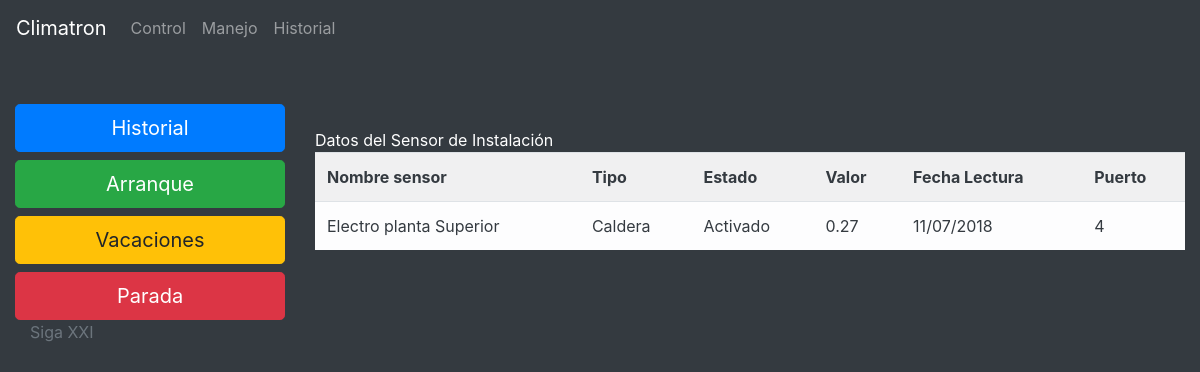
The app's page /sensor_instalacion_detalle/1/ with its own data.
### clima/models.py (models this page shows, shortened)
class sensor_instalacion(models.Model):
	nombre_sensor = models.CharField(max_length=100)
	tipo_sensor = models.ForeignKey(tipo_sensor, default=None, null=False, blank=False)
	estado = models.ForeignKey(estado, default=None, null=False, blank=False)
	valor = models.DecimalField(max_digits=5, decimal_places=2, default=Decimal('0.00'))
	fecha_lectura = models.DateTimeField(default=datetime.now, blank=False)
	puerto = models.IntegerField(default=0)
	class Meta:
		verbose_name_plural = "Sensores instalación"

class tipo_sensor(models.Model):
	nombre_tipo_sensor = models.CharField(max_length=100)
	class Meta:
		verbose_name_plural = "Tipos_Sensores"
	def __unicode__(self):
		return self.nombre_tipo_sensor

class estado(models.Model):
	codigo = models.IntegerField(default=0)
	nombre_estado = models.CharField(max_length=100)
	class Meta:
		verbose_name_plural = "Estados"
	def __unicode__(self):
		return self.nombre_estado

### clima/views.py (the view)
# urls.py: url(r'^sensor_instalacion_detalle/(?P<pk>[0-9]+)/$', DetalleSensores_Instalacion.as_view(), name = 'sensores_instalacion'),
class DetalleSensores_Instalacion(DetailView):
    model = sensor_instalacion

### templates/clima/sensor_instalacion_detail.html (shortened to what this page needs)
{% extends "base.html" %}
{%   load   staticfiles   %}
{% block content %}
<br /><br />
<div class="row">
	<div class="col-md-3 col-lg-3">
		<a href="#" class="btn btn-primary btn-lg btn-block">Historial</a>
		<a href="#" class="btn btn-success btn-lg btn-block">Arranque</a>
		<a href="#" class="btn btn-warning btn-lg btn-block">Vacaciones</a>
		<a href="#" class="btn btn-danger btn-lg btn-block">Parada</a>
	</div>
	<div class="col-md-9 col-lg-9" >
		<div class="thumbnail">
			<br />
			<div class="panel panel-default">
				<div class="panel-heading">
					Datos del Sensor de Instalación
			   </div>
				<div class="panel-body">
					  <div class="table-responsive">
						<table class="table table-striped table-light text-dark">
						<th>Nombre sensor</th>
						<th>Tipo</th>
						<th>Estado</th>
						<th>Valor</th>
						<th>Fecha Lectura</th>
						<th>Puerto</td>
						<tr>
							<td>{{ sensor_instalacion.nombre_sensor | capfirst}}</td>
							<td>{{ sensor_instalacion.tipo_sensor | capfirst}}</td>
							<td>{{ sensor_instalacion.estado | capfirst }}</td>
							<td>{{ sensor_instalacion.valor }}</td>
							<td>{{ sensor_instalacion.fecha_lectura | date:"SHORT_DATE_FORMAT" }}</td>
							<td>{{ sensor_instalacion.puerto }}</td>
						</tr>
					  </table>
					  </div>
				</div>
			</div>
		</div>
	</div>
</div>
{% endblock %}

### records on screen
sensor_instalacion: nombre_sensor "Electro planta Superior", tipo_sensor "Caldera", estado "Activado", valor "0.27", fecha_lectura "11/07/2018", puerto "4"
